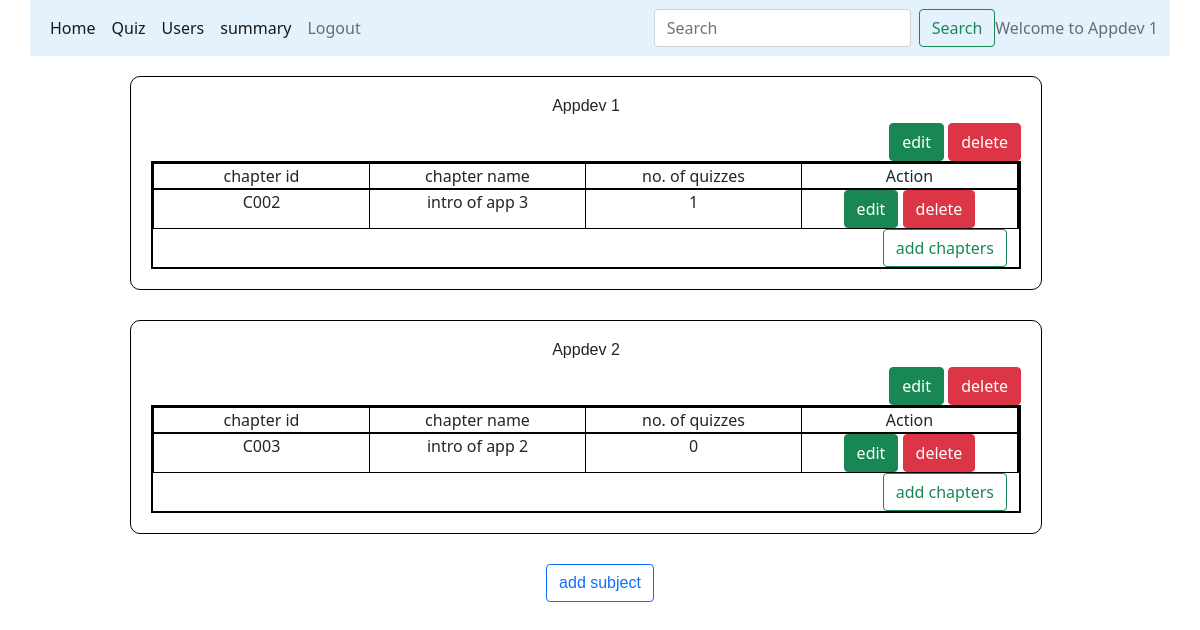
The app's page /admin_dashboard/Appdev 1, older data.
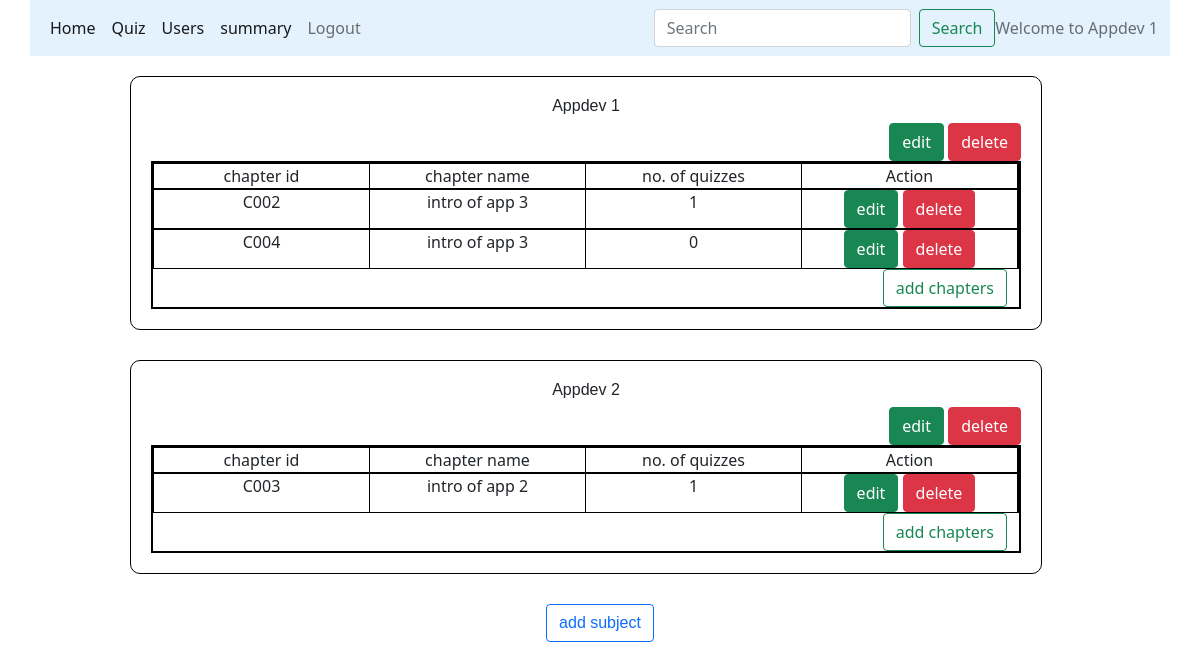
The same page, newer data.
### models/database.py (models this page shows)
class Subjects(db.Model):
    __tablename__="Subjects"
    id=db.Column(db.Integer, primary_key=True, autoincrement=True, unique=True)
    name=db.Column(db.String(100), nullable=False)
    description=db.Column(db.String(100), nullable=False)
    chapter=db.relationship("Chapters", backref='Subjects', cascade="all, delete-orphan")

class Chapters(db.Model):
    __tablename__="Chapters"
    id=db.Column(db.Integer, primary_key=True, autoincrement=True,unique=True)
    name=db.Column(db.String(100), nullable=False)
    description=db.Column(db.String(100), nullable=False)
    subject_id=db.Column(db.Integer, db.ForeignKey("Subjects.id", ondelete="CASCADE"), nullable=False)
    quiz=db.relationship('Quizzes', backref="Chapters", cascade="all, delete-orphan")

### controllers/main.py (the view)
@app.route("/admin_dashboard/<name>")
def admin_dashboard(name):
    subjects=Subjects.query.all()
    return render_template("admin_dashboard.html", name=name, subjects=subjects)

### templates/admin_dashboard.html
{%extends "admin_layout.html"%}
{%block content%}
            {%if subjects%}
            <div>
              {%for subject in subjects%}
              <div class="small_form">
                <div style="text-align: right;">
                  <h4 class="center">{{subject.name}}</h4>
                  <a class="btn btn-success" href="/subject/{{subject.id}}/{{name}}" role="button">edit</a>
                  <a class="btn btn-danger" href="/subject/{{subject.id}}/{{name}}/delete" role="button">delete</a>
                </div>
                <div class="container text-center">
                  <div class="row">
                    <div class="col">
                      chapter id
                    </div>
                    <div class="col">
                      chapter name
                    </div>
                    <div class="col">
                     no. of quizzes
                    </div>
                    <div class="col">
                      Action
                    </div>
                  </div>
                  {%if subject.chapter%}
                  {%for chapter in subject.chapter%}
                  <div class="row">
                    <div class="col">
                      C00{{chapter.id}}
                    </div>
                    <div class="col">
                    {{chapter.name}}
                    </div>
                    <div class="col">
                      {{chapter.quiz | length}}
                    </div>
                    <div class="col">
                      <a class="btn btn-success" href="/edit/{{subject.id}}/{{chapter.id}}/{{name}}" role="button">edit</a>
                      <a class="btn btn-danger" href="/chapter/{{chapter.id}}/{{name}}/delete" role="button">delete</a>
                    </div>
                  </div>
                  {%endfor%}
                  {%else%}
                  <div>
                    <h5>no chapter added yet</h5>
                  </div>
                  {%endif%}
                  <div style="text-align: right;">
                    <a class="btn btn-outline-success" href="/new_chapter/{{subject.id}}/{{name}}" role="button">add chapters</a>
                  </div>
                </div>
              </div>
              {%endfor%}
              {%else%}
              <div>
                <h4>No Subject added till now</h4>
              </div>
              {%endif%}
              <div class="center">
                <a class="btn btn-outline-primary" href="/new_subject/{{name}}" role="button">add subject</a>
              </div>
            </div>
{%endblock%}

### templates/admin_layout.html (shortened to what this page needs)
<!DOCTYPE html>
<html>
<head>
    <link rel="stylesheet" href="\static\main.css">
    <link href="https://cdn.jsdelivr.net/npm/bootstrap@5.0.2/dist/css/bootstrap.min.css" rel="stylesheet">
</head>
<body>
  <div style="width: 95%; margin-left: 30px;">
    <nav class="navbar navbar-expand-lg navbar-light" style="background-color: #e3f2fd;">
      <div class="container-fluid">
        <div class="collapse navbar-collapse" id="navbarText">
          <ul class="navbar-nav me-auto mb-2 mb-lg-0">
            <li class="nav-item">
              <a class="nav-link active" aria-current="page" href="/admin_dashboard/{{name}}">Home</a>
            </li>
            <li class="nav-item">
              <a class="nav-link active" aria-current="page" href="/quiz_management/{{name}}">Quiz</a>
            </li>
            <li class="nav-item">
              <a class="nav-link active" aria-current="page" href="/users/{{name}}">Users</a>
            </li>
            <li class="nav-item">
              <a class="nav-link active" aria-current="page" href="/admin_summary/{{name}}">summary</a>
            </li>
            <li class="nav-item">
              <a class="nav-link" href="/login">Logout</a>
            </li>
          </ul>
          <form class="d-flex" method="POST" action="/search/{{name}}">
            <input class="form-control me-2" type="search" placeholder="Search" aria-label="Search" name="admin_search" id="admin_search">
            <button class="btn btn-outline-success" type="submit">Search</button>
          </form>
          <span class="navbar-text">
            Welcome to {{name}}
          </span>
        </div>
      </div>
    </nav>
    {%block content%}{%endblock%}
  </div>
</body>
</html>

Row changes from the older to the newer data that the page shows:
added Chapters: id "4", name "intro of app 3", quiz|length "0", shown under Subjects "Appdev 1"
computed for Chapters "intro of app 2": quiz|length "0" → "1"
